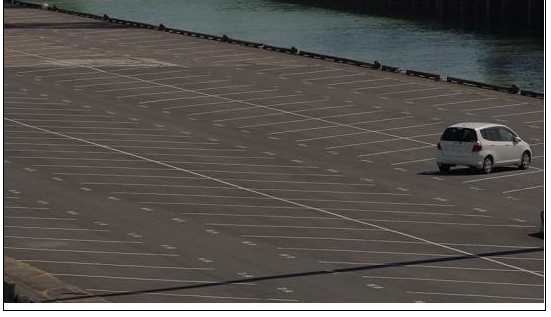
#> input picture DIP/lab2/lineImage.PNG, 551 x 317 px
$ jupyter execute 'Lab 10 line detection.ipynb'
#> lines starting #> are read from the running program, lines starting #| are printed output that depends on the picture
[cell 1]
import cv2
import numpy as np
img = cv2.imread("lineImage.PNG")
#> img is the input picture: shape (317, 551, 3); mean B, G, R 81, 84.7, 87.5
gray = cv2.cvtColor(img, cv2.COLOR_BGR2GRAY)
edges = cv2.Canny(gray, 75, 150)
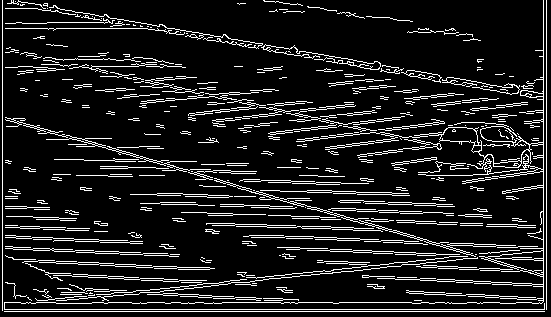
#> edges: shape (317, 551); 12% white in thin lines or dots
lines = cv2.HoughLinesP(edges, 1, np.pi/180, 30, maxLineGap=250)
#> lines = 129 rows, first 6: [4, 311, 544, 311], [2, 309, 546, 309], [2, 118, 546, 274], [2, 310, 2, 0], [4, 302, 546, 302], [546, 308, 546, 0]
for line in lines:
    x1, y1, x2, y2 = line[0]
    cv2.line(img, (x1, y1), (x2, y2), (0, 0, 128), 1)
#> this loop made 129 passes
#> (x1, y1, x2, y2) on passes 1 to 12: (4, 311, 544, 311), (2, 309, 546, 309), (2, 118, 546, 274), (2, 310, 2, 0), (4, 302, 546, 302), (546, 308, 546, 0), (13, 0, 543, 93), (543, 301, 543, 0), (6, 48, 541, 171), (45, 272, 542, 298), (5, 227, 537, 246), (38, 219, 533, 236)
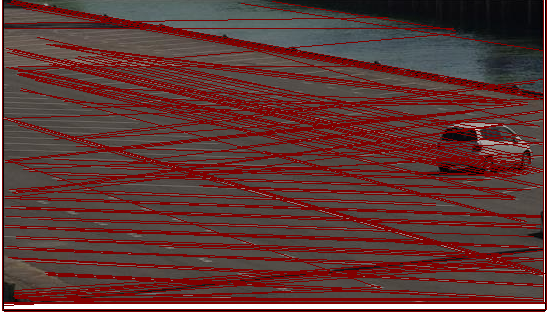
#> img: shape (317, 551, 3); mean B, G, R 58, 60.5, 99.1
cv2.imshow("linesDetected", img)
cv2.waitKey(0)
cv2.destroyAllWindows()
